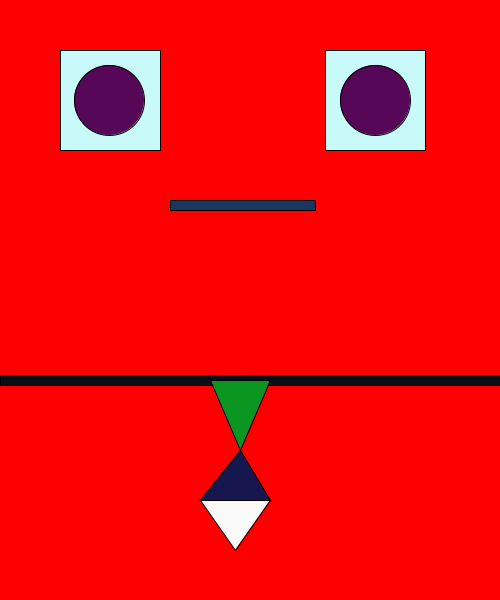
Frame 1 (no input)
Frame 60 (the mouse pressed at the canvas centre just before this capture): identical to frame 1, image omitted
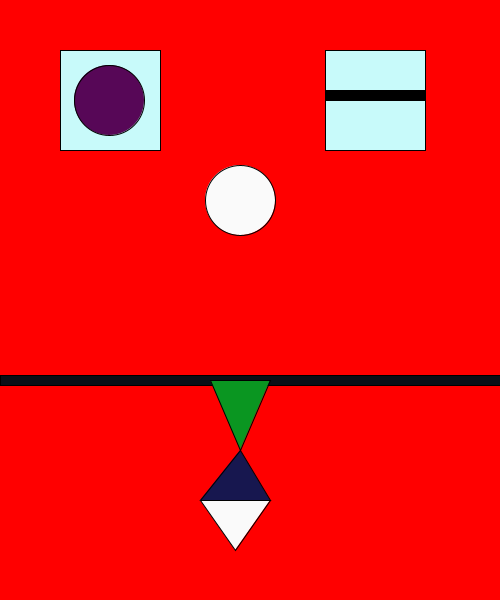
Frame 120 (the mouse held since frame 60 and released just before this capture)

The Processing sketch that drew these frames (run headless with seeded random() and noise(); from frame 60 on, the mouse is pressed at the canvas centre):

// Processing sketch: processing_156318
// ── processing_156318.pde

void setup() {  //setup function called initially, only once
  size(500,600);
 
 }
 
void draw() {  
  background(255,0,0); 
  
 
   
  //the left eye
   fill(200,250,250);
  rect(60,50,100,100);

   fill(87,7,87);
  ellipse(109,100,70,70);
 
  
  //the right eye
  fill(200,250,250);
  rect(325,50,100,100);
  
//outline of the suit 
  fill(10,15,23);
  rect(0,375,500,10);
  
  //the beginning of tie
  fill(10,150,33);
  triangle(210, 380, 270, 380,240, 450);
  
  //the middle of the tie
  fill(23,23,79);
  triangle(200,500,270,500,240,450);
  
  //the end of the tie
  fill(250,250,250);
  triangle (200,500,270,500,235,550);
 //the wink
  if (mousePressed){
  fill(0,0,0);
  rect(325,90,100,10);
  
} else {

 fill(87,7,87);
 ellipse(375,100,70,70);
}

//the wink face
if(mousePressed){

 fill(250,250,250);
 ellipse(240,200,70,70);
 } else {
 
 fill(26,54,96);
 rect(170,200,145,10);
 }
}
